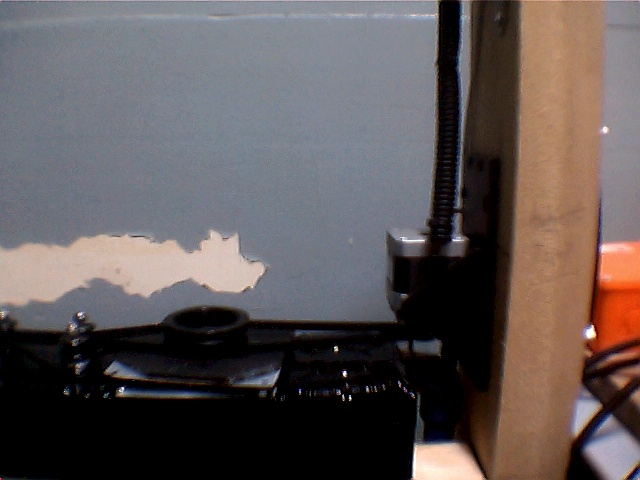
#> input picture captured_images/2024-05-08_left_1.jpg, 640 x 480 px
$ python -i camMovement.py   (imports and definitions only)
#> lines starting #> are read from the running program, lines starting #| are printed output that depends on the picture; after the words box and inside, x2 and y2 are one past the last pixel; in counts of white or black regions, pixels touching at a corner belong together
#> further down, picture is the input picture: shape (480, 640, 3); mean B, G, R 86.4, 86.5, 95
import cv2
import numpy as np
import time
import serial

class CNCController:
    def __init__(self, port='COM1', baud_rate=115200, timeout=1):
        self.ser = serial.Serial(port, baud_rate, timeout=timeout)

    def connect(self):
        time.sleep(2)  # Wait for the connection to establish
        print("Connected to CNC machine.")

    # [95 lines left out: functions home, setup, move, automate_camera_movement, not called in this run]

# Initialize cams
# [6 lines not run here, left out]

# Path directory
path = 'Captured Images'

# Track images
img_counter_cam1 = 0
img_counter_cam2 = 0

# Detect color
def detect_red(frame):
    hsv_frame = cv2.cvtColor(frame, cv2.COLOR_BGR2HSV)
#> hsv_frame: shape (480, 640, 3); mean H, S, V 66.8, 66.9, 102

    # Range of red colors
    lower_red = np.array([0, 100, 100])
    upper_red = np.array([10, 255, 255])
    mask = cv2.inRange(hsv_frame, lower_red, upper_red)
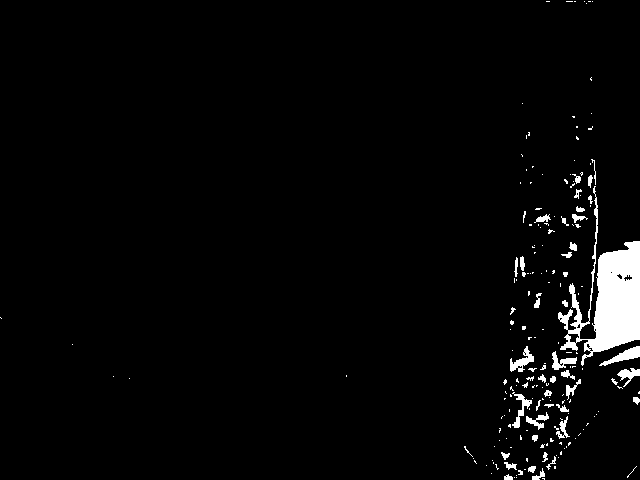
#> mask: shape (480, 640); 2.9% white; 194 white regions (150 under 20 px)

    # Find contours
    contours, _ = cv2.findContours(mask, cv2.RETR_TREE, cv2.CHAIN_APPROX_SIMPLE)
#> contours = 217 contours, 182 with area under 20; largest, box (x1, y1, x2, y2) and area: (558, 186, 640, 366) 4920, (599, 346, 640, 366) 254, (510, 346, 534, 372) 212, (552, 351, 577, 370) 162, (512, 392, 532, 428) 156

    # Check red
    for contour in contours:
        area = cv2.contourArea(contour)
        if area > 100:  # Minimum area to consider
            return True
#> this loop made 59 passes
#> area on passes 5, 10, 13, 16, 27, 42, 53, 59: 27, 41, 29.5, 37, 25.5, 22, 78.5, 109.5
    return False

# [24 lines not run here, left out]

>>> import cv2
>>> picture = cv2.imread('captured_images/2024-05-08_left_1.jpg')
>>> result = detect_red(picture)
#> result = True
